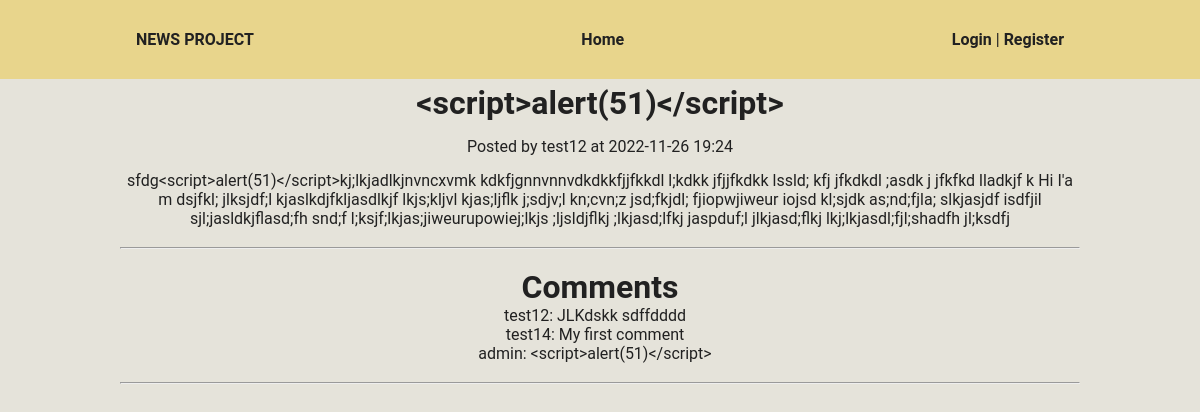
The page /news?id=16 on the database its author committed.
### tables this page shows
CREATE TABLE news (
    id INTEGER PRIMARY KEY autoincrement, 
    created DATETIME,
    title TEXT NOT NULL, 
    main_text TEXT NOT NULL,
    user_id INTEGER NOT NULL,
    FOREIGN KEY(user_id) REFERENCES users(id)
  );

CREATE TABLE users (
    id INTEGER PRIMARY KEY autoincrement,
    email TEXT UNIQUE NOT NULL, 
    username TEXT NOT NULL, 
    password TEXT NOT NULL,
    is_admin BOOLEAN NOT NULL DEFAULT 0 CHECK (is_admin IN (0, 1))
  );

CREATE TABLE comments ( 
    id INTEGER PRIMARY KEY autoincrement, 
    main_text TEXT NOT NULL,
    news_id INTEGER NOT NULL,
    user_id INTEGER NOT NULL,
    FOREIGN KEY(user_id) REFERENCES users(id),
    FOREIGN KEY(news_id) REFERENCES news(id)
  );

### views/pages/news.php (called while the page is built, shortened)
<?php
$res = News::get((int)$_GET['id']);
$news = $res->fetchArray(SQLITE3_ASSOC);
$is_comments_exist = Comment::check_if_exists((int)$news['id']);
if ($is_comments_exist) {
    $comments = Comment::all($news['id']);
}
require 'views/templates/dafault_template.php';

### router/routes.php (called while the page is built, shortened)
<?php
Router::enable();

### index.php (called while the page is built, shortened)
<?php
require_once "router/routes.php";

### app/Controllers/News.php (called while the page is built, shortened)
<?php
class News {
    public static function get($news_id): \SQLite3Result {
        $sql = "SELECT n.id, n.created, n.title, n.main_text, n.user_id, u.username
                FROM news n
                JOIN users u
                    ON n.user_id == u.id
                WHERE n.id = $news_id";
        $stmt = $GLOBALS['db']->prepare($sql);
        $stmt->bindParam(':news_id', $news_id, SQLITE3_INTEGER);
        return $stmt->execute();
    }
}

### app/Controllers/Comment.php (called while the page is built, shortened)
<?php
class Comment {
    public static function all(int $news_id): \SQLite3Result {
        $sql = "SELECT c.id, c.main_text, c.user_id, u.username
                FROM comments c
                JOIN users u
                    ON c.user_id == u.id
                WHERE c.news_id == $news_id";
        $stmt = $GLOBALS['db']->prepare($sql);
        $stmt->bindParam(':news_id', $news_id, SQLITE3_INTEGER);
        return $stmt->execute();
    }
}

### views/templates/news.php (the view, shortened to what this page needs)
<h1 class="news__title">
    <?= htmlspecialchars($news['title']) ?>
</h1>
<p class="news__created">
    Posted by <?= htmlspecialchars($news['username']) ?> at <?= $news['created'] ?>
</p>
<p class="news__main_text">
    <?= htmlspecialchars($news['main_text']) ?>
</p>
<br><hr><br>
<h1>Comments</h1>
<ul>
<?php if ($comments): ?>
<?php while ($comment = $comments->fetchArray(SQLITE3_ASSOC)): ?>
    <li class='news__comment'>
        <span class="news__comment_text">
            <?= htmlspecialchars($comment['username']) ?>: <?= htmlspecialchars($comment['main_text']) ?>
        </span>
<?php endwhile; ?>
<?php else: ?>
    No comments yet
<?php endif; ?>
</ul>
<br><hr><br>

### app/Services/Router.php (shortened to what this page needs)
<?php
class Router {
    private static $list = [];
    public static function route(string $uri, string $page_name, array $methods, string $name = null) {
        self::$list[] = [
            "uri" => $uri,
            "page" => $page_name,
            "methods" => $methods,
            "name" => $name
        ];
    }
    public static function enable() {
        $query = $_GET['q'];
        foreach(self::$list as $route) {
            if ($route['uri'] === '/' . $query) {
                if (in_array($_SERVER['REQUEST_METHOD'], $route['methods'])) {
                    require_once "views/pages/" . $route['page'] . ".php";
                    exit();
                } else {
                    break;
                }
            }
        }
    }
}

### views/templates/dafault_template.php (shortened to what this page needs)
<!DOCTYPE html>
<html lang="en">
<head>
    <link type="text/css" href="/assets/css/styles.min.css" rel="stylesheet" />
</head>
<body>
<header>
    <div class="elements container">
        <div class="elements__logo">
            <a href="/">
                NEWS PROJECT
            </a>
        </div>
        <div class="elements_menu">
            <ul class="elements_menu__list">
                <li class="elements_menu__list_item">
                    <a class="elements_menu__list_item_link" href="/">Home</a>
                </li>
            </ul>
        </div>
        <div class="elements__button">
<?php if (!$_SESSION['user']): ?>
            <a class="elements__button_link" href="/login">Login</a>
            |
            <a class="elements__button_link" href="/register">Register</a>
<?php else: ?>
            <?= htmlspecialchars($_SESSION['user']['username']) ?> |
            <a class="elements__button_link" href="/logout">Logout</a>
<?php endif; ?>
        </div>
    </div>
</header>
<div class="container">
<?php include 'views/templates/' . $content_template ?>
</div>
</body>
</html>

### rows shown on the page
news: title "<script>alert(51)</script>", user.username "test12", created "2022-11-26 19:24", main_text "sfdg<script>alert(51)</script>kj;lkjadlkjnvncxvmk kdkfjgnnvnnvdkdkkfjjfkkdl l;kdkk jfjjfkdkk lssld; kfj jfkdkdl ;asdk j jfkfkd lladkjf k Hi I'a m dsjfkl; jlksjdf;l kjaslkdjfkljasdlkjf lkjs;kljvl kjas;ljflk j;sdjv;l kn;cvn;z jsd;fkjdl; fjiopwjiweur iojsd kl;sjdk as;nd;fjla; slkjasjdf isdfjil sjl;jasldkjflasd;fh snd;f l;ksjf;lkjas;jiweurupowiej;lkjs ;ljsldjflkj ;lkjasd;lfkj jaspduf;l jlkjasd;flkj lkj;lkjasdl;fjl;shadfh jl;ksdfj"
comments: user.username "test12", main_text "JLKdskk sdffdddd"
comments: user.username "test14", main_text "My first comment"
comments: user.username "admin", main_text "<script>alert(51)</script>"
